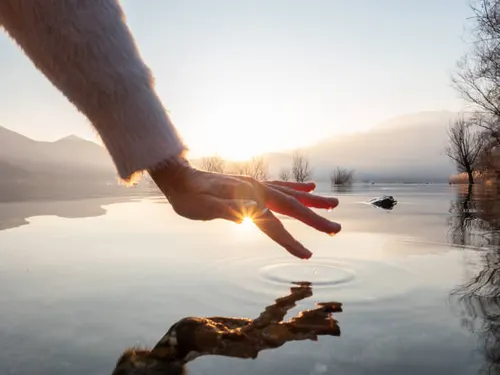
#> input picture Lab Experiments/Input/Image 15.png, 500 x 375 px
$ python Program15.py
#> lines starting #> are read from the running program, lines starting #| are printed output that depends on the picture
import cv2
import numpy as np

# Read image
image = cv2.imread("Input/Image 15.png")
#> image is the input picture: shape (375, 500, 3); mean B, G, R 161.5, 167.1, 174.7

if image is None:
    print("Error: Could not read the image.")
    exit()

rows, cols = image.shape[:2]
#> rows = 375; cols = 500

# Source points
src = np.float32([
    [50,50],
    [300,50],
    [50,300],
    [300,300]
])

# Destination points
dst = np.float32([
    [20,80],
    [280,40],
    [80,300],
    [320,280]
])

# DLT using Perspective Transform
matrix = cv2.getPerspectiveTransform(src, dst)

result = cv2.warpPerspective(image, matrix, (cols, rows))
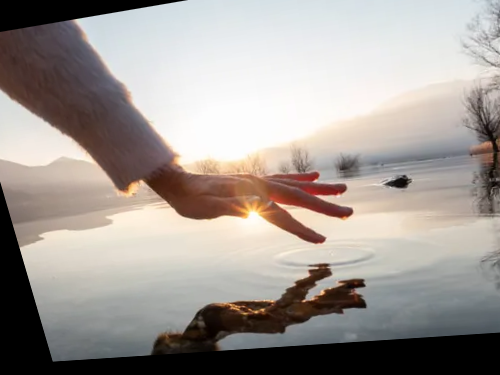
#> result: shape (375, 500, 3); mean B, G, R 149.3, 154.4, 161.4

# Save output
cv2.imwrite("Output/DLT_Output.png", result)

# Display
cv2.imshow("Original Image", image)
cv2.imshow("Direct Linear Transformation", result)

cv2.waitKey(0)
cv2.destroyAllWindows()

$ run again, with Lab Experiments/Input/Image 1.png copied over Lab Experiments/Input/Image 15.png
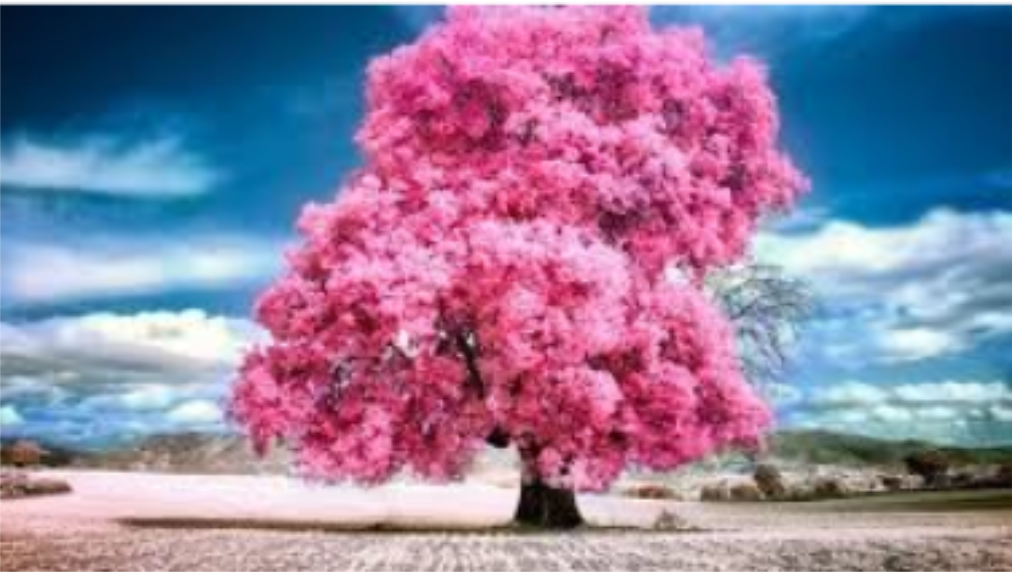
#> input picture Lab Experiments/Input/Image 1.png, 1012 x 572 px
#> image is the input picture: shape (572, 1012, 3); mean B, G, R 158.4, 127.3, 145
#> `result = cv2.warpPerspective(image, matrix, (cols, rows))`:
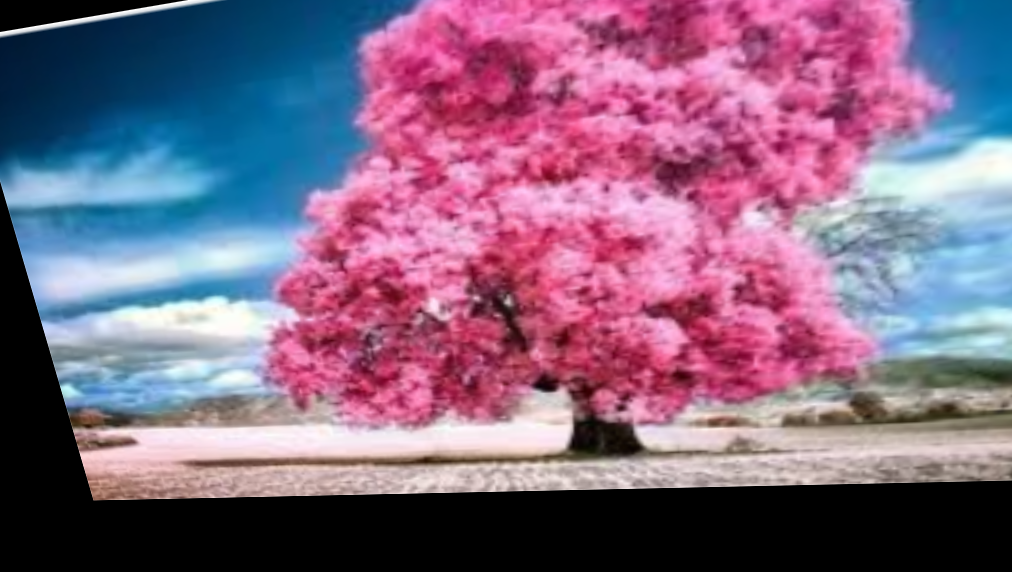
#> result: shape (572, 1012, 3); mean B, G, R 129.5, 101.9, 130.3

$ run again, with Lab Experiments/Input/Image 10.png copied over Lab Experiments/Input/Image 15.png
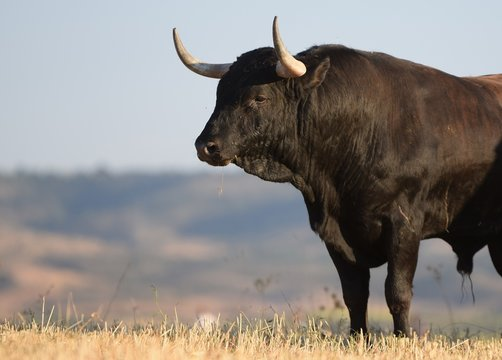
#> input picture Lab Experiments/Input/Image 10.png, 502 x 360 px
#> image is the input picture: shape (360, 502, 3); mean B, G, R 130.1, 135, 140.6
#> `result = cv2.warpPerspective(image, matrix, (cols, rows))`:
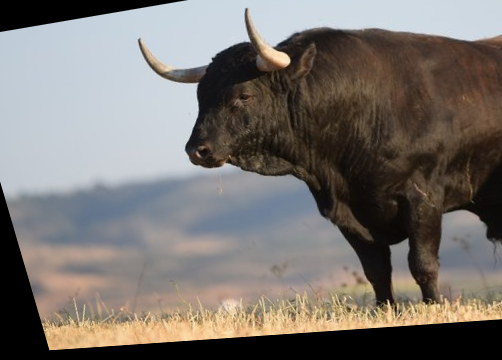
#> result: shape (360, 502, 3); mean B, G, R 111.5, 115.9, 121.2

$ run again, with Lab Experiments/Input/Image 11.png copied over Lab Experiments/Input/Image 15.png
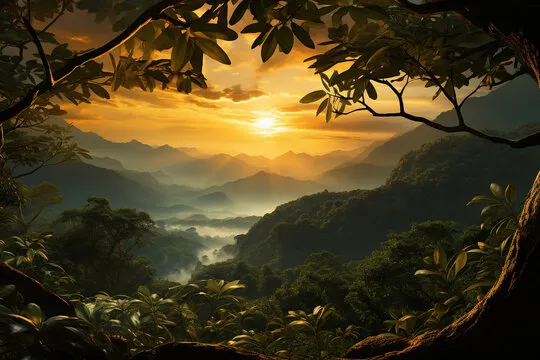
#> input picture Lab Experiments/Input/Image 11.png, 540 x 360 px
#> image is the input picture: shape (360, 540, 3); mean B, G, R 30.1, 61.1, 74.2
#> `result = cv2.warpPerspective(image, matrix, (cols, rows))`:
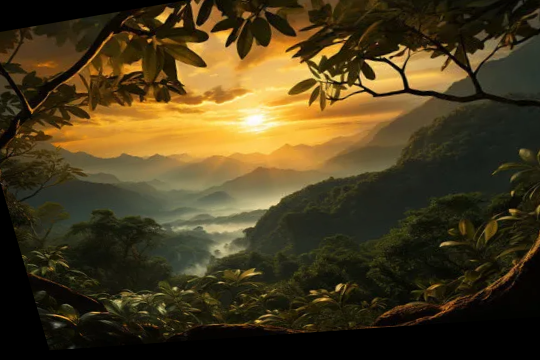
#> result: shape (360, 540, 3); mean B, G, R 29.5, 60.4, 74
